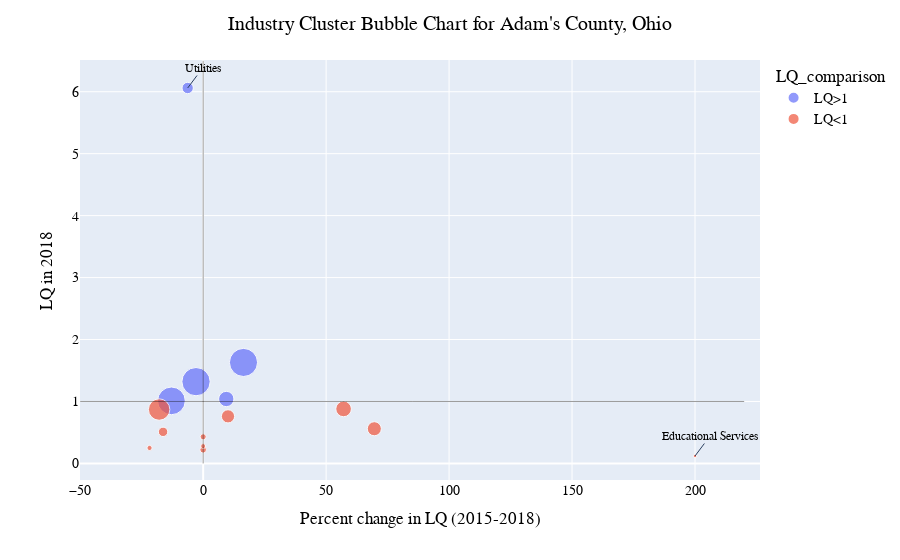

The notebook cell this image was saved under:
### Code cell
# Import plotly
adam_bubble = px.scatter(
    adam_data,
    x="Per_change_LQ",
    y="LQ_2018",
    size="Eri_2018",
    color="LQ_comparison",
    hover_name="NAICS_Industry_Sector",
    size_max=None)

adam_bubble.update_layout(
    title_text="Industry Cluster Bubble Chart for Adam's County, Ohio", 
    title_x=0.5, #center alignment for title,
    xaxis=dict(title="Percent change in LQ (2015-2018)"),
    yaxis=dict(title="LQ in 2018"),
    font=dict(family="Helvetica", size=14, color="black"),
    hoverlabel=dict(bgcolor='white', font=dict(color='black')))

# Add shapes
adam_bubble.add_shape(
    # Line Vertical
    dict(type="line", x0=0, y0=0, x1=0, y1=6.5, line=dict(color="Black", width=0.4)))

adam_bubble.add_shape(
    # Line Horizontal
    type="line", x0=-50, y0=1, x1=220, y1=1, line=dict(color="Black", width=0.4))

# Adding annotation to the figure
adam_bubble.add_annotation(
    x=200, y=0.12, text="Educational Services")
adam_bubble.add_annotation(
    x=-6.3, y=6.06, text="Utilities")

adam_bubble.update_annotations(dict(
    xref="x", yref="y", font=dict(size=12),
    # showarrow=True,
    # arrowhead=7,
    ax=15, ay=-20  # location of text on the coordinates
))

adam_bubble.show()  # print the figure

### Figure 1 — Plotly figure (JSON) as saved in the notebook; plotly's stock layout.template omitted (floating-point values rounded to 4 significant figures)
{"data": [{"hovertemplate": "<b>%{hovertext}</b><br><br>LQ_comparison=LQ>1<br>Per_change_LQ=%{x}<br>LQ_2018=%{y}<br>Eri_2018=%{marker.size}<extra></extra>", "hovertext": ["Utilities", "Manufacturing", "Wholesale trade", "Retail trade", "Health care and social assistance"], "legendgroup": "LQ>1", "marker": {"color": "#636efa", "size": [139, 856, 254, 866, 830], "sizemode": "area", "sizeref": 2.165, "symbol": "circle"}, "mode": "markers", "name": "LQ>1", "showlegend": true, "type": "scatter", "x": [-6.3, 16.4, 9.4, -2.9, -12.9], "xaxis": "x", "y": [6.06, 1.63, 1.04, 1.32, 1.01], "yaxis": "y"}, {"hovertemplate": "<b>%{hovertext}</b><br><br>LQ_comparison=LQ<1<br>Per_change_LQ=%{x}<br>LQ_2018=%{y}<br>Eri_2018=%{marker.size}<extra></extra>", "hovertext": ["Construction", "Transportation and warehousing", "Information", "Finance and insurance", "Real estate and rental and leasing", "Administrative and waste services", "Educational services", "Arts, entertainment, and recreation", "Accommodation and food services", "Other services, except public administration"], "legendgroup": "LQ<1", "marker": {"color": "#EF553B", "size": [264, 47, 29, 189, 40, 214, 14, 27, 498, 96], "sizemode": "area", "sizeref": 2.165, "symbol": "circle"}, "mode": "markers", "name": "LQ<1", "showlegend": true, "type": "scatter", "x": [57.1, 0, -21.8, 10.1, 0, 69.6, 200, 0, -17.9, -16.3], "xaxis": "x", "y": [0.88, 0.22, 0.25, 0.76, 0.43, 0.56, 0.12, 0.28, 0.87, 0.51], "yaxis": "y"}], "layout": {"annotations": [{"ax": 15, "ay": -20, "font": {"size": 12}, "text": "Educational Services", "x": 200, "xref": "x", "y": 0.12, "yref": "y"}, {"ax": 15, "ay": -20, "font": {"size": 12}, "text": "Utilities", "x": -6.3, "xref": "x", "y": 6.06, "yref": "y"}], "font": {"color": "black", "family": "Helvetica", "size": 14}, "hoverlabel": {"bgcolor": "white", "font": {"color": "black"}}, "legend": {"itemsizing": "constant", "title": {"text": "LQ_comparison"}, "tracegroupgap": 0}, "margin": {"t": 60}, "shapes": [{"line": {"color": "Black", "width": 0.4}, "type": "line", "x0": 0, "x1": 0, "y0": 0, "y1": 6.5}, {"line": {"color": "Black", "width": 0.4}, "type": "line", "x0": -50, "x1": 220, "y0": 1, "y1": 1}], "title": {"text": "Industry Cluster Bubble Chart for Adam's County, Ohio", "x": 0.5}, "xaxis": {"anchor": "y", "domain": [0, 1], "title": {"text": "Percent change in LQ (2015-2018)"}}, "yaxis": {"anchor": "x", "domain": [0, 1], "title": {"text": "LQ in 2018"}}}}
